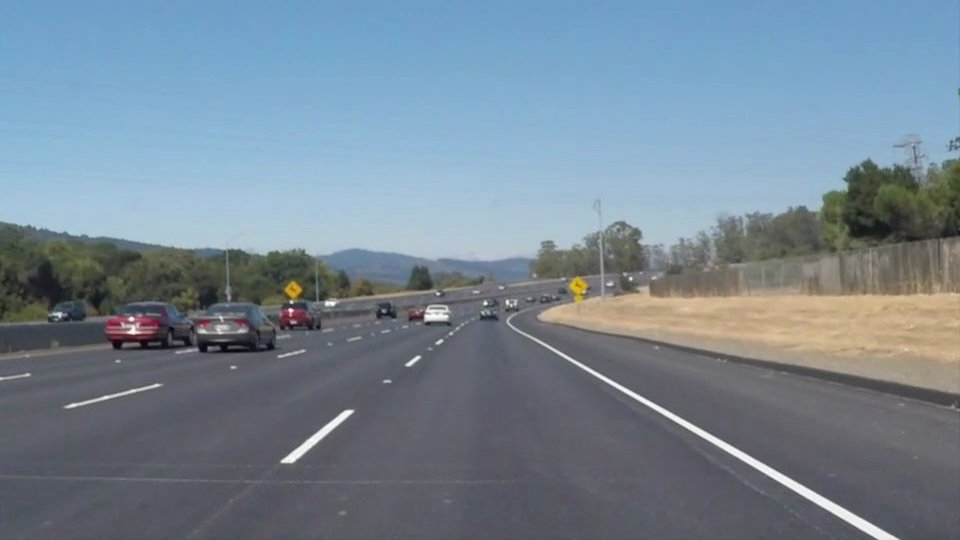
#> input picture lane_lines_detection/test_images/solidWhiteCurve.jpg, 960 x 540 px
$ jupyter execute --allow-errors writeup.ipynb   (shell and % lines are left out)
#> lines starting #> are read from the running program, lines starting #| are printed output that depends on the picture; after the words box and inside, x2 and y2 are one past the last pixel; in counts of white or black regions, pixels touching at a corner belong together
<h1><center>Udacity Self Driving Car - Project 1 (Finding Lane Lines)</center></h1>

# Background

Recently I decided to join the Udacity's Self Driving Car Nanodegree. With all the apprehensions about cost and whether it will be worth it or not I finally decided to take
the jump into this field. I had a few other things going on and I wasn't sure whether I could even devote the time to do it. However, after much speculation however I convinced
myself that this was the way to go and enrolled in the class. So this blog post is serving as a writeup for the first project.

As soon as you start the course, this project becomes due in a week. So you have to jump right in and get the project working asap in order to submit it.

# Finding Lane Lines on the Road

The first project from this course was lane line detection from images and videos. Udacity provided test images and videos for testing the overall pipeline out.
The requirements were to use OpenCV with Python and IPython Notebooks to demonstrate the solution. This turned out to be quite an interesting project overall for
me. It had the right amount of technicality along with some intuition needed to solve the problem.

# Terminology:

* ROI (Region of Interest): Defines the region in an image where we are likely to find the lane lines.
* Canny: Canny Edge Detection
* Hough: Probabilistic Hough Transform

# Assumptions:

* The region of interest is always assumed to be at the center which essentially
means that it's always assumed that the car starts between the 2 lanes.
* Filtering currently is a very naive, in which all lines whose slope falls between -0.5 to 0.5 are ignored.

# Results:

Currently, the same pipeline works for both white and yellow lines as well as the optional challenge with just changing parameters for ROI and hough.

[cell 1]
# Import everything needed to edit/save/watch video clips
from moviepy.editor import VideoFileClip
from IPython.display import HTML

[cell 2]
HTML("""
<video width="960" height="540" controls>
  <source src="{0}">
</video>
""".format("white.mp4"))

[cell 3]
HTML("""
<video width="960" height="540" controls>
  <source src="{0}">
</video>
""".format("yellow.mp4"))

[cell 4]
HTML("""
<video width="960" height="540" controls>
  <source src="{0}">
</video>
""".format("extra.mp4"))

# Algorithm

**Finding Lane Lines on the Road**

The goals / steps of this project are the following:
* Make a pipeline that identifies the lane lines on the road.
* Once the lane lines are identified, make it a single straight line which is uniform across frames.
* Identify outliers and make sure that they don't break the overall algorithm

# Pipeline

The problem consisted of a combination of images as well as videos. The idea was first to first describe a pipeline which works on both images and videos. The images provided
were pretty straightforward and didn't present too much of a problem. However, the videos turned out to be trickier than I thought to deal with. Below I describe the pipeline
which I used to describe the problem.

## Grayscale

The first step in the pipeline is to convert all the images to grayscale. This is done since we want to extract just white / yellow lane lines from the image which tend to stand out in grayscale images.

## Gaussian Blur & Canny:

The first step of the algorithm is to blur the image. The most common form of this is the Gaussian Blur. Blurring the image reduces the noise in the image which makes it easier for Canny edge detection to find the edges

[cell 5]
import matplotlib.pyplot as plt
import matplotlib.image as mpimg
import numpy as np
import cv2

[cell 6]
image = mpimg.imread('test_images/solidWhiteCurve.jpg')
#> image is the input picture: shape (540, 960, 3); mean R, G, B 118.5, 134.5, 148.1
gray = cv2.cvtColor(image, cv2.COLOR_RGB2GRAY)
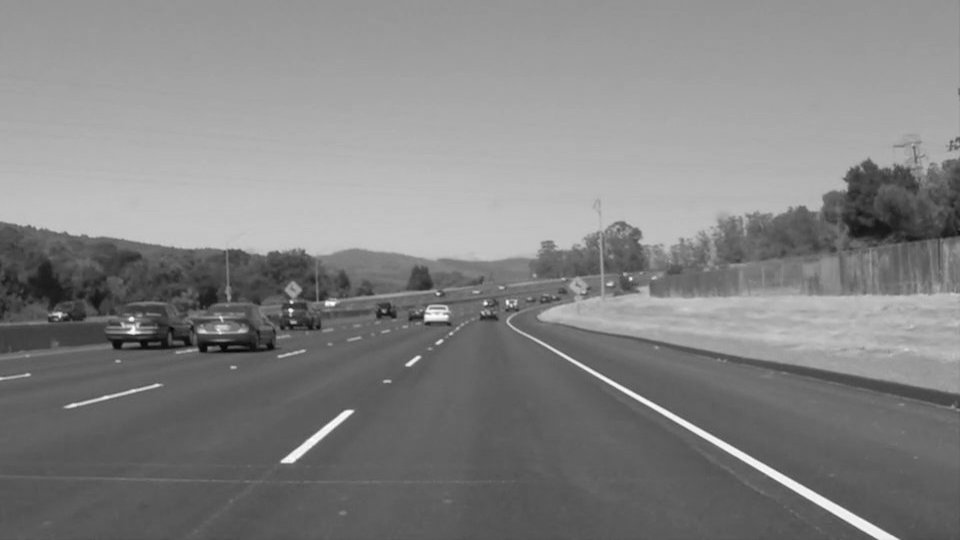
#> gray: shape (540, 960); min 5, max 255, mean 131.2
#> (the rest of this cell did not finish here and is left out)

The above set of images show the Canny edge detection algorithm working with a blurred image. As can be seen a lot of extraneous lines have been reduced as compared to the image below which does canny edge detection on the original image itself.

[cell 7]
canny = cv2.Canny(image, 50, 150)
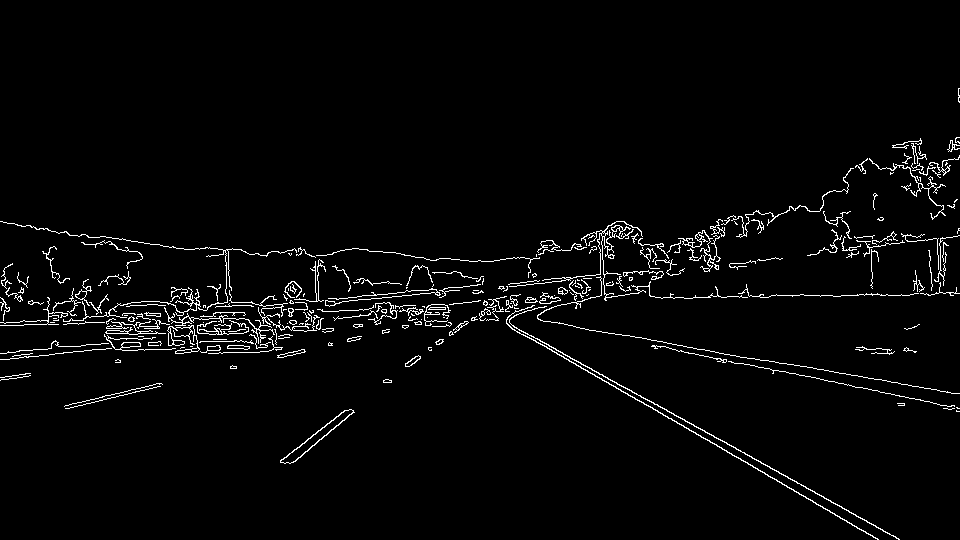
#> canny: shape (540, 960); 2.8% white in thin lines or dots, all inside (x1, y1, x2, y2) = (0, 88, 960, 540)
plt.imshow(canny, cmap='gray')
#> (this line was passed over: IPython is not available in this run)

## Region of Interest

As can be seen from the image above the canny edge selection selection generates a lot of edges in the image. However, we are just interested in extracting the lane lines which means we have to select a particular area in the image where to look for.

Now region of interest will vary based on where the camera is mounted in the car and has a significant effect on the pipeline following it.

For this case, I chose to keep it like a parallelogram kind of image. This gave me a decent area to work with and the image below shows the output.

[cell 8]
# This time we are defining a four sided polygon to mask
mask = np.zeros_like(canny)
ignore_mask_color = 255

imshape = canny.shape
#> imshape = (540, 960)
y = imshape[0]
#> y = 540
x = imshape[1]
#> x = 960
y_offset = 50
x_offset = 20

roi_vertices = np.array([[(15, y),
                          (x / 2 - x_offset, y / 2 + y_offset),
                          (x / 2 + x_offset, y / 2 + y_offset),
                          (x - 15, y)]],
                          dtype=np.int32)

cv2.fillPoly(mask, roi_vertices, ignore_mask_color)
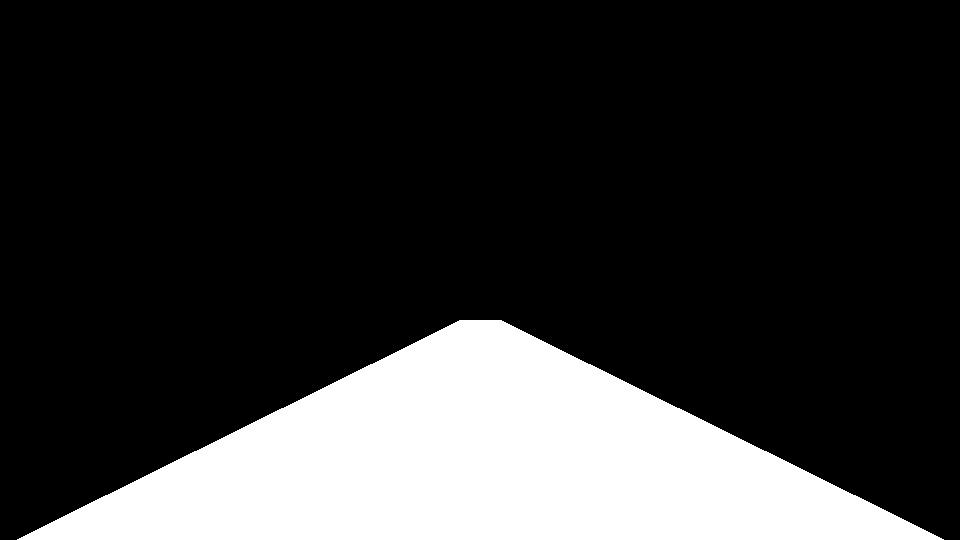
#> mask: shape (540, 960); 20.6% white; 1 white region, box (x1, y1, x2, y2) and area: (17, 320, 944, 540) 106704
masked_edges = cv2.bitwise_and(canny, mask)
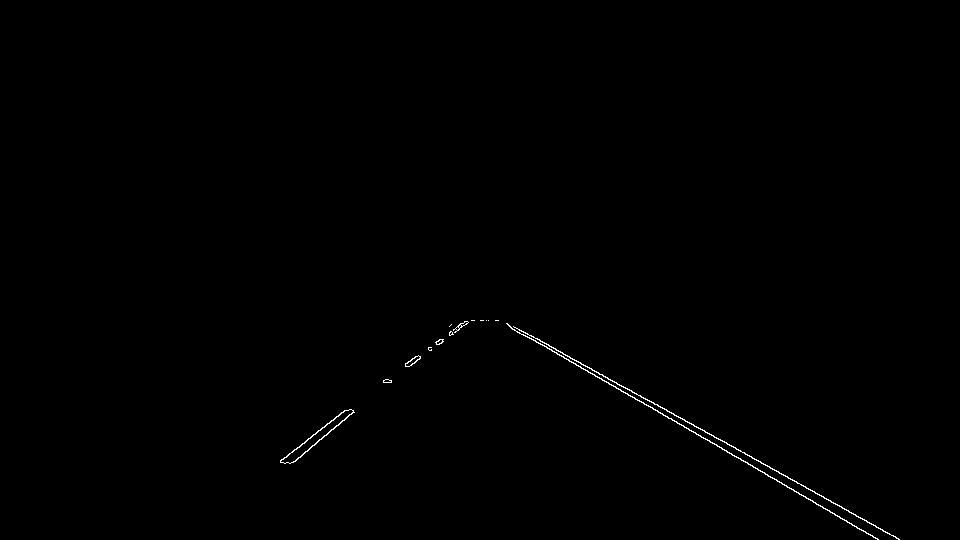
#> masked_edges: shape (540, 960); 0.31% white in thin lines or dots, all inside (x1, y1, x2, y2) = (280, 320, 900, 540)

masked_edges_img = np.dstack((masked_edges, masked_edges, masked_edges))
plt.imshow(masked_edges_img)
#> (this line was passed over: IPython is not available in this run)

## Hough Transform

The Hough transform is a technique which can be used to isolate features of a particular shape within an image. So once we have the edges from Canny edge detected. It returns a bunch of lines which correspond to both the left lane and the right lane but without any classification whatsoever. This means that we have to decide and infer which lines classify to be the left lane and which ones fall to the right.

[cell 9]
rho = 1
theta = 31 * np.pi/180
threshold = 10
min_line_length = 5
max_line_gap = 10

lines = cv2.HoughLinesP(masked_edges, rho, theta, threshold, np.array([]), min_line_length, max_line_gap)
#> lines = 73 rows, first 6: [762, 471, 787, 487], [553, 347, 572, 359], [643, 402, 668, 418], [519, 329, 557, 354], [724, 441, 740, 451], [580, 362, 599, 374]
line_image = np.copy(image) * 0
#> line_image: shape (540, 960, 3); every value is 0

for line in lines:
    for x0, y0, x1, y1 in line:
        cv2.line(line_image, (x0, y0), (x1, y1), (0, 0, 255), 8)
#> this loop made 73 passes
#> line on passes 1 to 12: [[762, 471, 787, 487]], [[553, 347, 572, 359]], [[643, 402, 668, 418]], [[519, 329, 557, 354]], [[724, 441, 740, 451]], [[580, 362, 599, 374]], [[671, 418, 696, 434]], [[666, 409, 685, 421]], [[684, 419, 700, 429]], [[774, 478, 799, 494]], [[829, 510, 857, 528]], [[556, 352, 581, 368]]
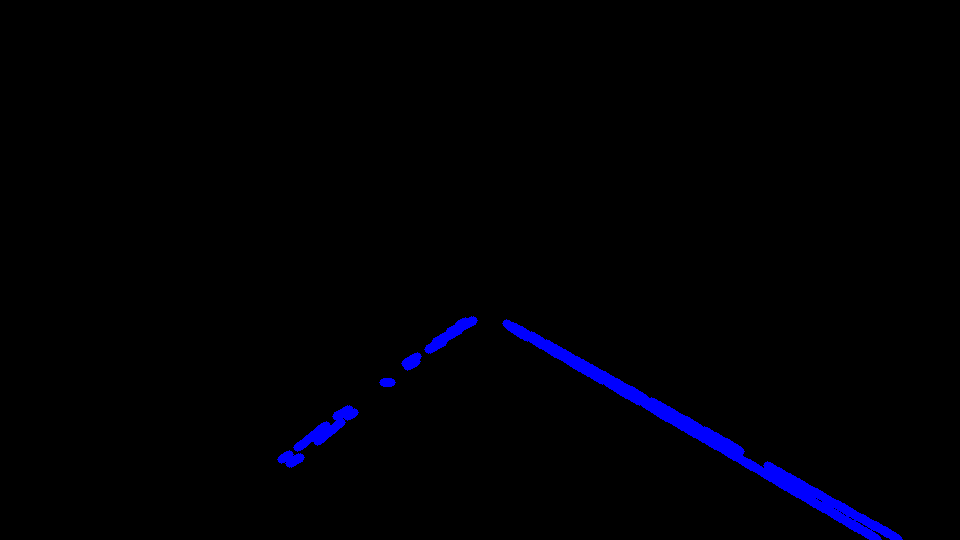
#> line_image: shape (540, 960, 3); mean R, G, B 0, 0, 4.2

line_edges = cv2.addWeighted(image, 0.8, line_image, 1, 0)
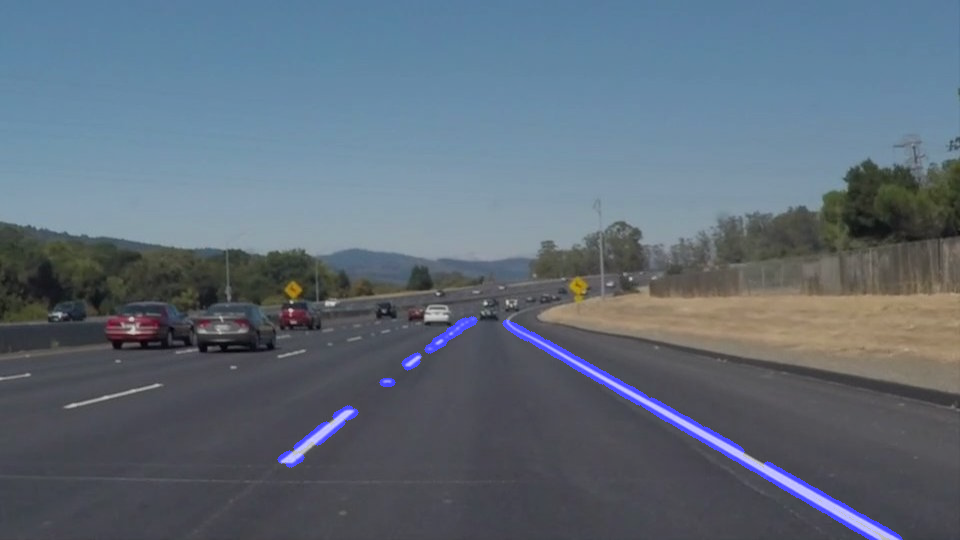
#> line_edges: shape (540, 960, 3); mean R, G, B 94.8, 107.6, 120.7
plt.imshow(line_edges, cmap='gray')
#> (this line was passed over: IPython is not available in this run)

## Extrapolation & Smoothing

This was one part of the pipeline where I spent most of my time on. The problem here was to find 2 lines, one for the left lane and one for the right lane. So from the image above it looks pretty straightforward to do this but in the presence of outliers it could really be a tough process. For this problem I looked at 2 approaches and one of them seemed to work for me better than the other. However, before we get into that process, it is important to classify which lines can be used to draw the left lane vs which lines can be used for the right line.

The way I solved it was to take a center line across the Region of Interest block and then classify the lines accordingly.

#### Filtering Lines

Once the lines have been classified to left lane and right lane, I apply a naive filtering algorithm to remove the lines which won't contribute to the problem. As can be seen in the image below because of the extreme white regions in the road, hough lines detects these lines and hence have to be removed. The process for removing those was naive since I basically eliminated all lines whose slope lies between -0.5 to 0.5. This kind of eliminates all the horizontal or sort of horizontal lines. This approach is done for both the Dominant line approach as well as the Least Squares fitting algorithm I used.

[cell 10]
line_filtering = mpimg.imread("writeup_imgs/line_filtering.jpg")
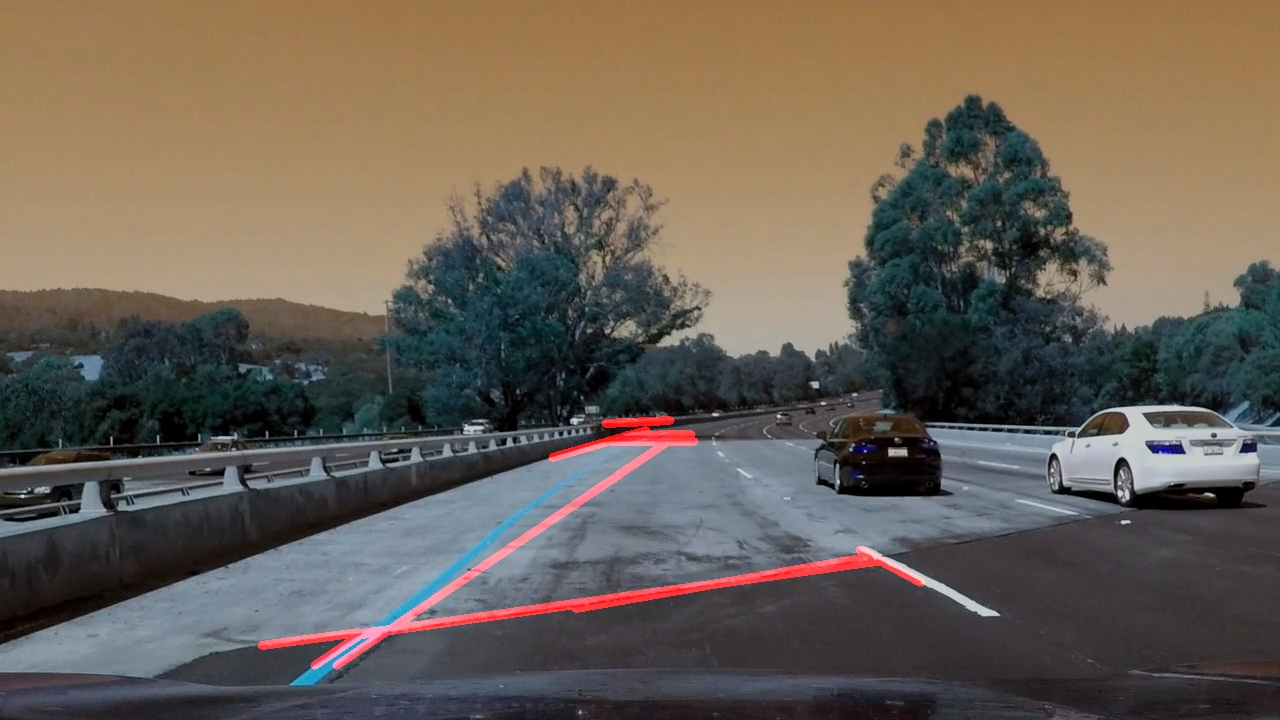
#> input picture lane_lines_detection/writeup_imgs/line_filtering.jpg, 1280 x 720 px
#> line_filtering is the input picture: shape (720, 1280, 3); mean R, G, B 104.5, 95.5, 85.6
plt.imshow(line_filtering)
#> (this line was passed over: IPython is not available in this run)

#### Dominant Line Approach

In the dominant line approach, I compute the line with the longest length and use that as my line for the road. This approach needed averaging over several frames but I didn't get the time to do it and the results from this weren't as good so I abandoned it.

#### Least Squares Fitting

The least squares fitting approach is an approach where line fitting is performed on a bunch of points. Its a linear fit approach. This approach works really well when there are no outliers. However, in the presence of outliers then the approach starts showing problems where it tries to fit lines to the outlier points too. The code below shows the idea with least squares fitting.

[cell 11]
x = np.array([0, 1, 2, 3])
y = np.array([-1, 0.2, 0.9, 2.1])

A = np.vstack([x, np.ones(len(x))]).T
m, c = np.linalg.lstsq(A, y)[0]

plt.plot(x, y, 'o', label='Original data', markersize=10)
#> (this line was passed over: IPython is not available in this run)
plt.plot(x, m*x + c, 'r', label='Fitted line')
#> (this line was passed over: IPython is not available in this run)

plt.legend()
#> (this line was passed over: IPython is not available in this run)
